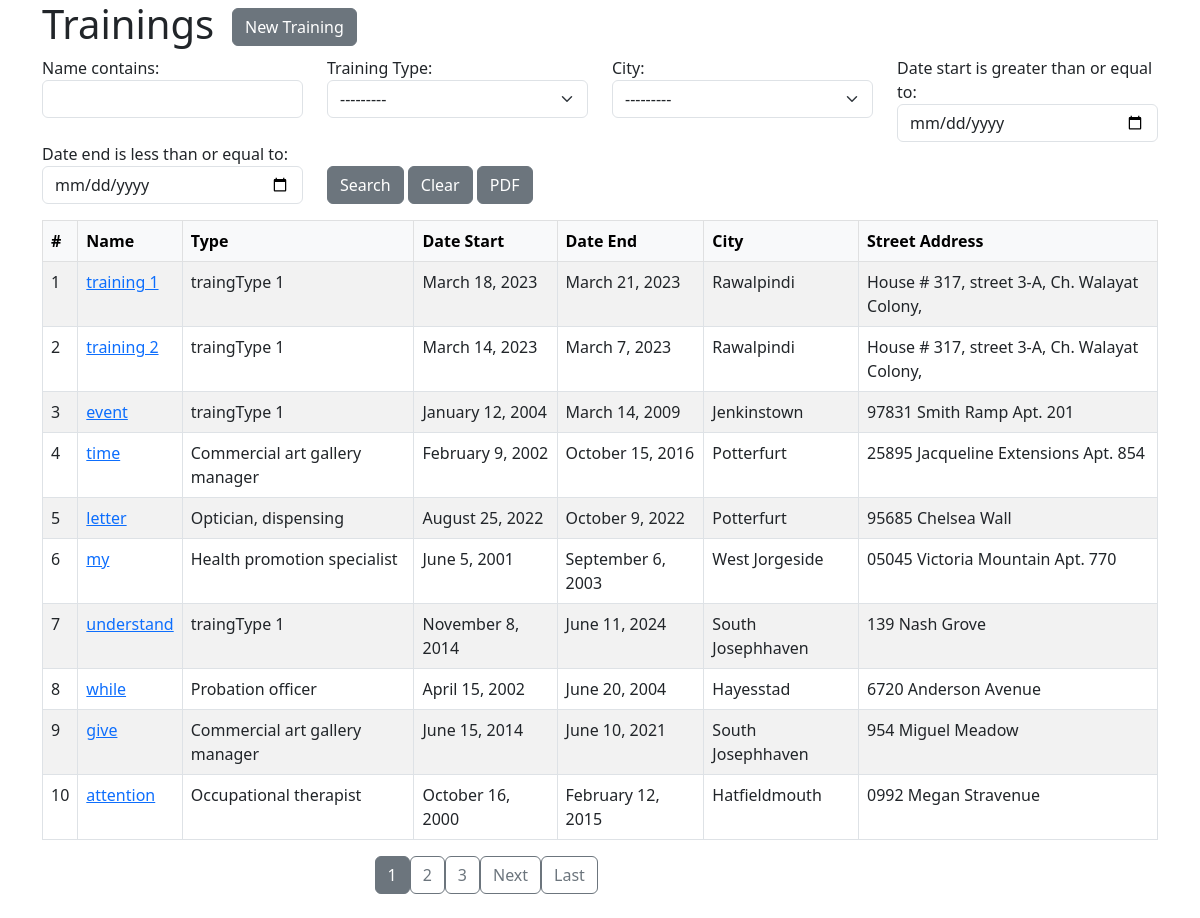
The app's page /, older data.
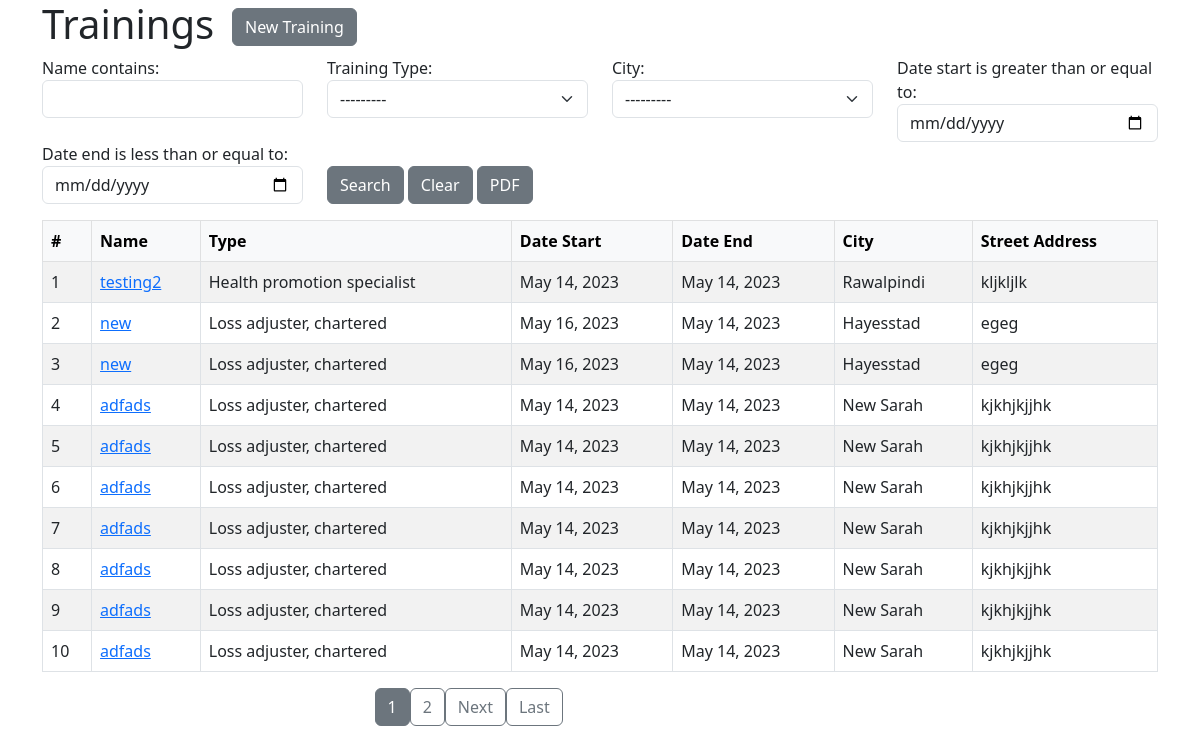
The same page, newer data.
### training/models.py (models this page shows)
class Training(models.Model):
    name = models.CharField(max_length=255)
    type = models.ForeignKey(CatTrainingType, on_delete=models.CASCADE)
    date_start = models.DateField()
    date_end = models.DateField()
    city = models.ForeignKey(CatCity, on_delete=models.CASCADE)
    street_address = models.CharField(max_length=255)

class CatTrainingType(models.Model):
    name = models.CharField(max_length=255)
    abbreviation = models.CharField(max_length=10)
    def __str__(self):
        return self.name

class CatCity(models.Model):
    name = models.CharField(max_length=255)
    abbreviation = models.CharField(max_length=10)
    def __str__(self):
        return self.name

### training/views.py (the view)
# urls.py: path('', views.TrainingListView.as_view(), name='home'),
class TrainingListView(FilterView):
    model = Training
    filterset_class = TrainingFilter
    template_name = 'training/home.html'
    paginate_by = 10

### training/templates/training/home.html (shortened to what this page needs)
{% extends 'training/base.html' %}
{% load crispy_forms_tags %}
{% block content %}
<div class="row">
    <div class="col-2">
        <h1>Trainings</h1>
    </div>
    <div class="col-2 mt-2">
        <a class="btn btn-xs btn-secondary" href="{% url 'new-training' %}">New Training</a>
    </div>
</div>
<form class="form-inline mb-3" method="get">
    <div class="row">
        {% for field in filter.form.visible_fields %}
        <div class="form-group col-3">
            {{ field.label_tag }}
            {{ field }}
        </div>
        {% endfor %}
        <div class="col-3 mt-4">
            <button class="btn btn-secondary" type="submit">Search</button>
            <a class="btn btn-secondary" href="{% url 'home'  %}">Clear</a>
            <a class="btn btn-secondary" href="{% url 'generate_pdf' %}">PDF</a>
        </div>
    </div>
</form>
<table class="table table-striped table-bordered">
    <thead class="table-light">
    <tr>
        <th>#</th>
        <th>Name</th>
        <th>Type</th>
        <th>Date Start</th>
        <th>Date End</th>
        <th>City</th>
        <th>Street Address</th>
    </tr>
    </thead>
    <tbody>
    {% for training in training_list %}
    <tr>
        <td>{{ page_obj.start_index|add:forloop.counter0 }}</td>
        <td><a href="{% url 'edit-training' training.pk %}">{{ training.name }}</a></td>
        <td>{{ training.type }}</td>
        <td>{{ training.date_start|date:"F j, Y" }}</td>
        <td>{{ training.date_end|date:"F j, Y" }}</td>
        <td>{{ training.city }}</td>
        <td>{{ training.street_address }}</td>
    </tr>
    {% empty %}
    <tr>
        <td colspan="7">No trainings found.</td>
    </tr>
    {% endfor %}
    </tbody>
</table>
<div class="row justify-content-md-center">
    <div class="col-5">
        <div class="pagination">
            {% if is_paginated %}
            {% for num in page_obj.paginator.page_range %}
            {% if page_obj.number == num %}
            <a class="btn btn-secondary mb-4" href="?page={{ num }}">{{ num }}</a>
            {% elif num > page_obj.number|add:'-3' and num < page_obj.number|add:'3' %}
            <a class="btn btn-outline-secondary mb-4" href="?page={{ num }}">{{ num }}</a>
            {% endif %}
            {% endfor %}
            {% if page_obj.has_next %}
            <a class="btn btn-outline-secondary mb-4" href="?page={{ page_obj.next_page_number }}">Next</a>
            <a class="btn btn-outline-secondary mb-4" href="?page={{ page_obj.paginator.num_pages }}">Last</a>
            {% endif %}
            {% endif %}
        </div>
    </div>
</div>
{% endblock %}

### training/templates/training/base.html (shortened to what this page needs)
<!doctype html>
<html lang="en">
<head>
    {% load static %}
    <link href="{% static 'css/bootstrap.min.css' %}"
 rel="stylesheet">
</head>
<body>
<div class="container">
    {% block content%}
    {% endblock%}
</div>
</body>
</html>

Row changes from the older to the newer data that the page shows:
removed Training: start_index|add "1", name "training 1", type "traingType 1", date_start "March 18, 2023", date_end "March 21, 2023", city "Rawalpindi", street_address "House # 317, street 3-A, Ch. Walayat Colony,"
removed Training: start_index|add "2", name "training 2", type "traingType 1", date_start "March 14, 2023", date_end "March 7, 2023", city "Rawalpindi", street_address "House # 317, street 3-A, Ch. Walayat Colony,"
removed Training: start_index|add "3", name "event", type "traingType 1", date_start "January 12, 2004", date_end "March 14, 2009", city "Jenkinstown", street_address "97831 Smith Ramp Apt. 201"
removed Training: start_index|add "4", name "time", type "Commercial art gallery manager", date_start "February 9, 2002", date_end "October 15, 2016", city "Potterfurt", street_address "25895 Jacqueline Extensions Apt. 854"
removed Training: start_index|add "5", name "letter", type "Optician, dispensing", date_start "August 25, 2022", date_end "October 9, 2022", city "Potterfurt", street_address "95685 Chelsea Wall"
removed Training: start_index|add "6", name "my", type "Health promotion specialist", date_start "June 5, 2001", date_end "September 6, 2003", city "West Jorgeside", street_address "05045 Victoria Mountain Apt. 770"
removed Training: start_index|add "7", name "understand", type "traingType 1", date_start "November 8, 2014", date_end "June 11, 2024", city "South Josephhaven", street_address "139 Nash Grove"
removed Training: start_index|add "8", name "while", type "Probation officer", date_start "April 15, 2002", date_end "June 20, 2004", city "Hayesstad", street_address "6720 Anderson Avenue"
removed Training: start_index|add "9", name "give", type "Commercial art gallery manager", date_start "June 15, 2014", date_end "June 10, 2021", city "South Josephhaven", street_address "954 Miguel Meadow"
removed Training: start_index|add "10", name "attention", type "Occupational therapist", date_start "October 16, 2000", date_end "February 12, 2015", city "Hatfieldmouth", street_address "0992 Megan Stravenue"
added Training: start_index|add "1", name "testing2", type "Health promotion specialist", date_start "May 14, 2023", date_end "May 14, 2023", city "Rawalpindi", street_address "kljkljlk"
added Training: start_index|add "2", name "new", type "Loss adjuster, chartered", date_start "May 16, 2023", date_end "May 14, 2023", city "Hayesstad", street_address "egeg"
added Training: start_index|add "3", name "new", type "Loss adjuster, chartered", date_start "May 16, 2023", date_end "May 14, 2023", city "Hayesstad", street_address "egeg"
added Training: start_index|add "4", name "adfads", type "Loss adjuster, chartered", date_start "May 14, 2023", date_end "May 14, 2023", city "New Sarah", street_address "kjkhjkjjhk"
added Training: start_index|add "5", name "adfads", type "Loss adjuster, chartered", date_start "May 14, 2023", date_end "May 14, 2023", city "New Sarah", street_address "kjkhjkjjhk"
added Training: start_index|add "6", name "adfads", type "Loss adjuster, chartered", date_start "May 14, 2023", date_end "May 14, 2023", city "New Sarah", street_address "kjkhjkjjhk"
added Training: start_index|add "7", name "adfads", type "Loss adjuster, chartered", date_start "May 14, 2023", date_end "May 14, 2023", city "New Sarah", street_address "kjkhjkjjhk"
added Training: start_index|add "8", name "adfads", type "Loss adjuster, chartered", date_start "May 14, 2023", date_end "May 14, 2023", city "New Sarah", street_address "kjkhjkjjhk"
added Training: start_index|add "9", name "adfads", type "Loss adjuster, chartered", date_start "May 14, 2023", date_end "May 14, 2023", city "New Sarah", street_address "kjkhjkjjhk"
added Training: start_index|add "10", name "adfads", type "Loss adjuster, chartered", date_start "May 14, 2023", date_end "May 14, 2023", city "New Sarah", street_address "kjkhjkjjhk"
Text that changed along with them:
list line gone: "3"
